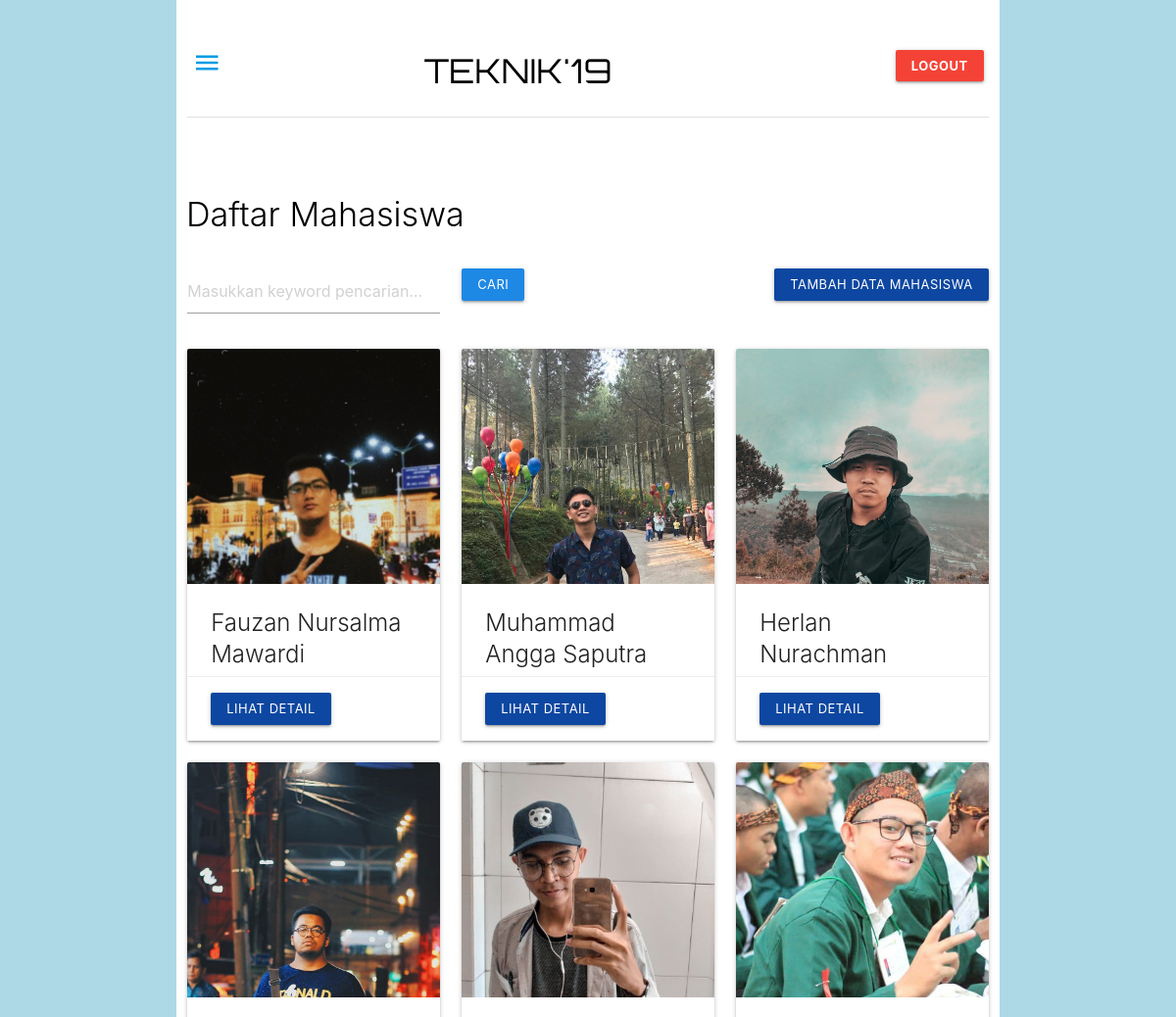
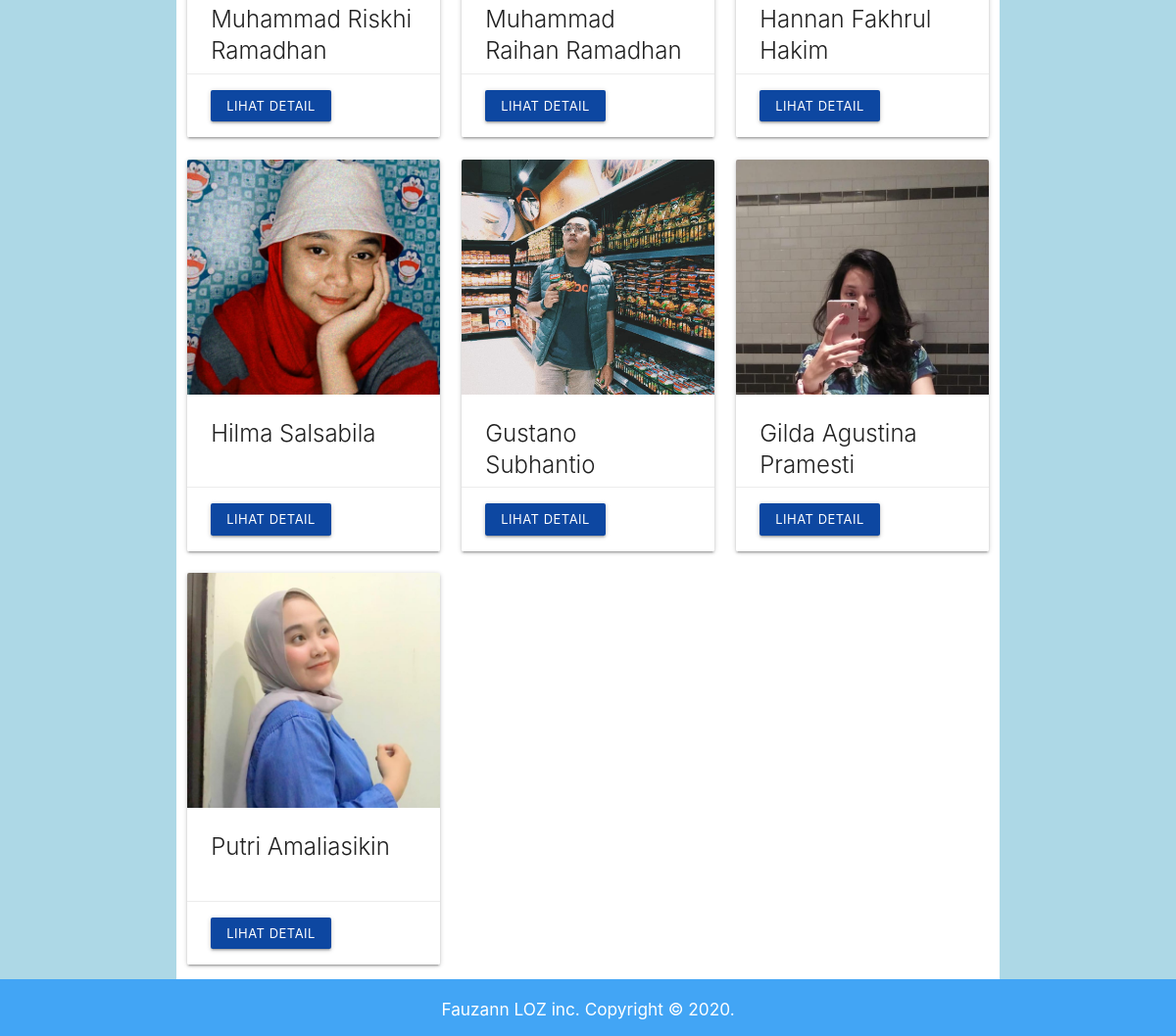
Page /pertemuan12/index.php (signed in) on the committed database (2 pictures, top to bottom).
### tables this page shows
CREATE TABLE `mahasiswa` (
  `id` int(11) NOT NULL,
  `nama` varchar(64) NOT NULL,
  `nrp` char(9) NOT NULL,
  `jurusan` varchar(64) NOT NULL,
  `email` varchar(64) NOT NULL,
  `foto` varchar(64) NOT NULL
);

### pertemuan12/functions.php (called while the page is built, shortened)
<?php
function koneksi()
{
	return mysqli_connect('localhost', 'root', '', 'pw_193040053');
}
function query($sql)
{
	$conn = koneksi();
	$result = mysqli_query($conn, $sql);
	$rows = [];
	while ($row = mysqli_fetch_assoc($result)) {
		$rows[] = $row;
	}
	return $rows;
}
?>

### pertemuan12/index.php (the view, shortened to what this page needs)
<?php
require 'functions.php';
$mahasiswa = query("SELECT * FROM mahasiswa");
?>
<!DOCTYPE html>
<html>
<head>
  <link type="text/css" rel="stylesheet" href="css/materialize.min.css" media="screen,projection" />
</head>
<body>
  <div class="container section">
    <div class="row">
      <div class="col s12">
        <table border="0">
          <tr>
            <th><a href="#" class="sidenav-trigger" data-target="menu-side">
                <i class="material-icons small">menu</i></a>
            </th>
            <th>
              <h4 class=" center black-text large" style="font-family: 'Orbitron', sans-serif;">TEKNIK'19</h4>
            </th>
            <th>
              <a href="logout.php" class="btn-small red waves-effect right">Logout</a>
            </th>
          </tr>
        </table>
      </div>
    </div>
    </div>
  <div class="container" id="mahasiswa">
    <br>
    <h4 class="light black-text large" style="padding-left: 10px;" > Daftar Mahasiswa</h4>
    <br>
    <div class="row">
      <form action="" method="POST">
      <div class="col m4 s12 ">
        <input type="text" name="keyword" autofocus placeholder="Masukkan keyword pencarian..." autocomplete="off">
      </div>
      <div class="col m4 s12">
          <button type="submit" name="cari" class="waves-effect waves-light blue darken-1 btn-small left">Cari</button>
      </div>
      <div class="col m4 s12">
         <a href="tambah.php" class="waves-effect waves-light blue darken-4 btn-small right">Tambah Data Mahasiswa</a>
      </div>
      </form>
    </div>
    <div class="row">
      <?php foreach ($mahasiswa as $mhs) : ?>
        <div class="col s12 m4">
          <div class="card medium">
            <div class="card-image">
              <img src="img/<?= $mhs['foto']; ?>"class="responsive-img">
            </div>
            <div class="card-content">
              <span class="card-title activator grey-text text-darken-4 nama"><?= $mhs['nama']; ?></span>
            </div>
            <div class="card-action">
              <a class="waves-effect waves-light blue darken-4 btn-small" href="detail.php?id=<?= $mhs['id']; ?>">Lihat Detail </a>
            </div>
          </div>
        </div>
      <?php endforeach; ?>
    </div>
  </div>
<footer class="blue lighten-1 white-text center navfoot">
  <h6>Fauzann LOZ inc. Copyright &copy; 2020. </h6>
</footer>
</body>
</html>

### pertemuan12/index.php (style rules this page uses)
body { background-color: lightblue; }
.container { background-color: white; }
footer { margin-top: -20px; padding:10px 0; }

### rows in the picture
mahasiswa: foto (picture), nama "Fauzan Nursalma Mawardi"
mahasiswa: foto (picture), nama "Muhammad Angga Saputra"
mahasiswa: foto (picture), nama "Herlan Nurachman"
mahasiswa: foto (picture), nama "Muhammad Riskhi Ramadhan"
mahasiswa: foto (picture), nama "Muhammad Raihan Ramadhan"
mahasiswa: foto (picture), nama "Hannan Fakhrul Hakim"
mahasiswa: foto (picture), nama "Hilma Salsabila"
mahasiswa: foto (picture), nama "Gustano Subhantio"
mahasiswa: foto (picture), nama "Gilda Agustina Pramesti"
mahasiswa: foto (picture), nama "Putri Amaliasikin"
